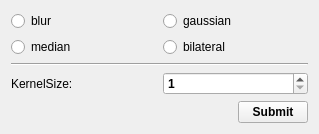
        <widget class="QWidget" name="blur">
         <property name="geometry">
          <rect>
           <x>0</x>
           <y>0</y>
           <width>319</width>
           <height>134</height>
          </rect>
         </property>
         <attribute name="label">
          <string>Blur</string>
         </attribute>
         <layout class="QVBoxLayout" name="verticalLayout_8">
          <item>
           <layout class="QGridLayout" name="gridLayout_4">
            <item row="0" column="0">
             <widget class="QRadioButton" name="radioButton_13">
              <property name="font">
               <font>
                <family>Nirmala UI</family>
                <weight>50</weight>
                <bold>false</bold>
               </font>
              </property>
              <property name="text">
               <string>blur</string>
              </property>
             </widget>
            </item>
            <item row="0" column="1">
             <widget class="QRadioButton" name="radioButton_15">
              <property name="font">
               <font>
                <family>Nirmala UI</family>
                <weight>50</weight>
                <bold>false</bold>
               </font>
              </property>
              <property name="text">
               <string>gaussian</string>
              </property>
             </widget>
            </item>
            <item row="1" column="0">
             <widget class="QRadioButton" name="radioButton_14">
              <property name="font">
               <font>
                <family>Nirmala UI</family>
                <weight>50</weight>
                <bold>false</bold>
               </font>
              </property>
              <property name="text">
               <string>median</string>
              </property>
             </widget>
            </item>
            <item row="1" column="1">
             <widget class="QRadioButton" name="radioButton_16">
              <property name="font">
               <font>
                <family>Nirmala UI</family>
                <weight>50</weight>
                <bold>false</bold>
               </font>
              </property>
              <property name="text">
               <string>bilateral</string>
              </property>
             </widget>
            </item>
           </layout>
          </item>
          <item>
           <widget class="Line" name="line_3">
            <property name="orientation">
             <enum>Qt::Horizontal</enum>
            </property>
           </widget>
          </item>
          <item>
           <layout class="QHBoxLayout" name="horizontalLayout_11">
            <item>
             <widget class="QLabel" name="label_9">
              <property name="font">
               <font>
                <family>Nirmala UI</family>
                <weight>50</weight>
                <bold>false</bold>
               </font>
              </property>
              <property name="text">
               <string>KernelSize:</string>
              </property>
             </widget>
            </item>
            <item>
             <widget class="QSpinBox" name="spinBox_6">
              <property name="font">
               <font>
                <family>Nirmala UI</family>
                <weight>75</weight>
                <bold>true</bold>
               </font>
              </property>
              <property name="minimum">
               <number>1</number>
              </property>
              <property name="maximum">
               <number>31</number>
              </property>
              <property name="singleStep">
               <number>2</number>
              </property>
              <property name="value">
               <number>1</number>
              </property>
             </widget>
            </item>
           </layout>
          </item>
          <item>
           <layout class="QHBoxLayout" name="horizontalLayout_17">
            <item>
             <spacer name="horizontalSpacer_7">
              <property name="orientation">
               <enum>Qt::Horizontal</enum>
              </property>
              <property name="sizeHint" stdset="0">
               <size>
                <width>40</width>
                <height>20</height>
               </size>
              </property>
             </spacer>
            </item>
            <item>
             <widget class="QPushButton" name="blurOkBtn">
              <property name="maximumSize">
               <size>
                <width>70</width>
                <height>16777215</height>
               </size>
              </property>
              <property name="font">
               <font>
                <family>Nirmala UI</family>
                <weight>75</weight>
                <bold>true</bold>
               </font>
              </property>
              <property name="text">
               <string>Submit</string>
              </property>
             </widget>
            </item>
           </layout>
          </item>
          <item>
           <spacer name="verticalSpacer_6">
            <property name="orientation">
             <enum>Qt::Vertical</enum>
            </property>
            <property name="sizeHint" stdset="0">
             <size>
              <width>20</width>
              <height>40</height>
             </size>
            </property>
           </spacer>
          </item>
         </layout>
        </widget>
